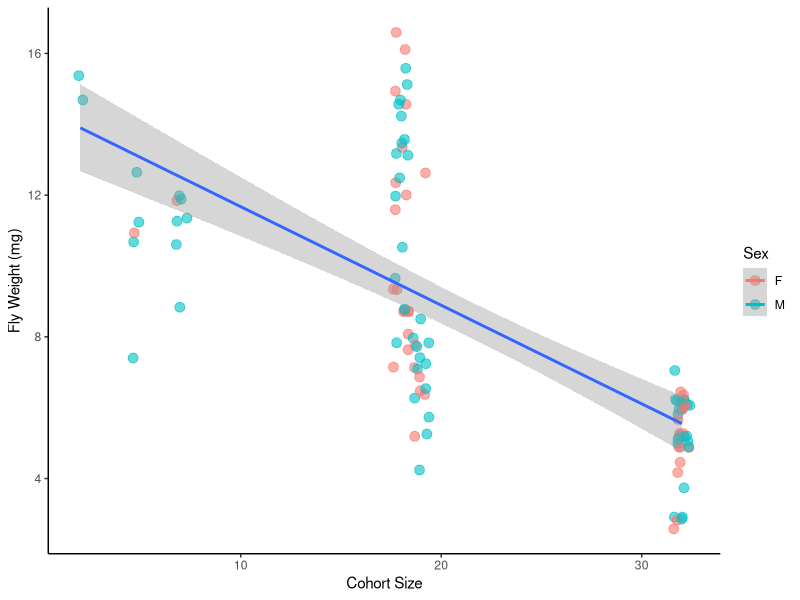
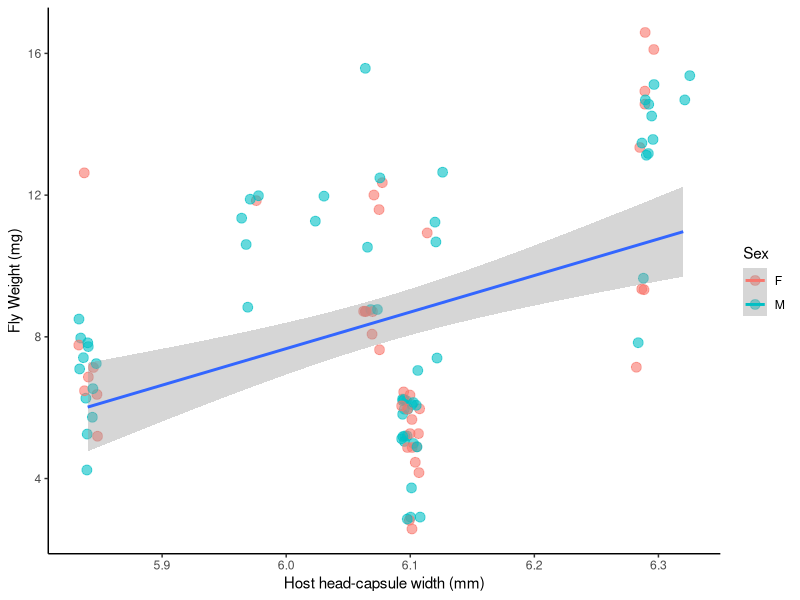
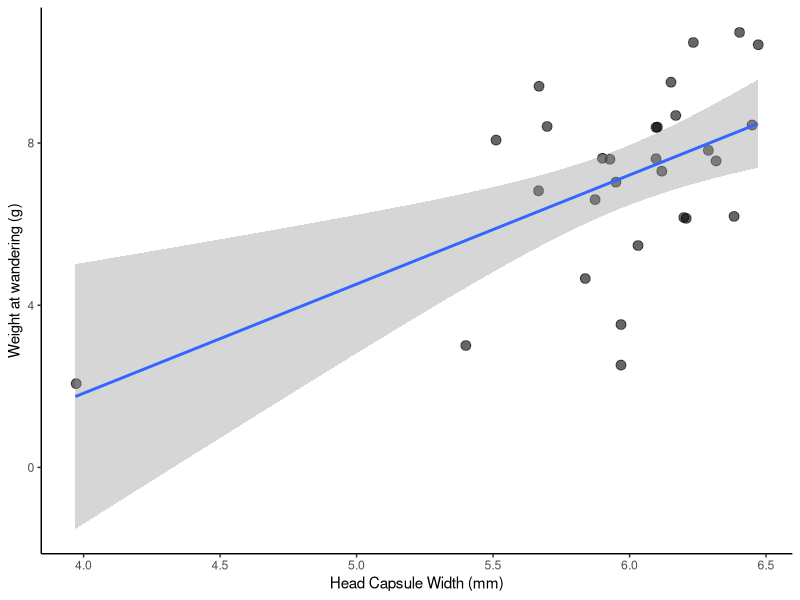
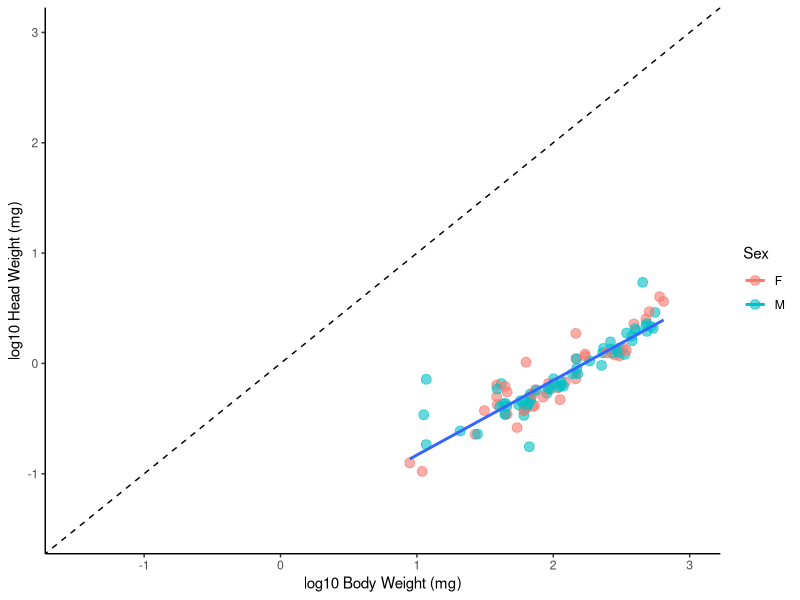
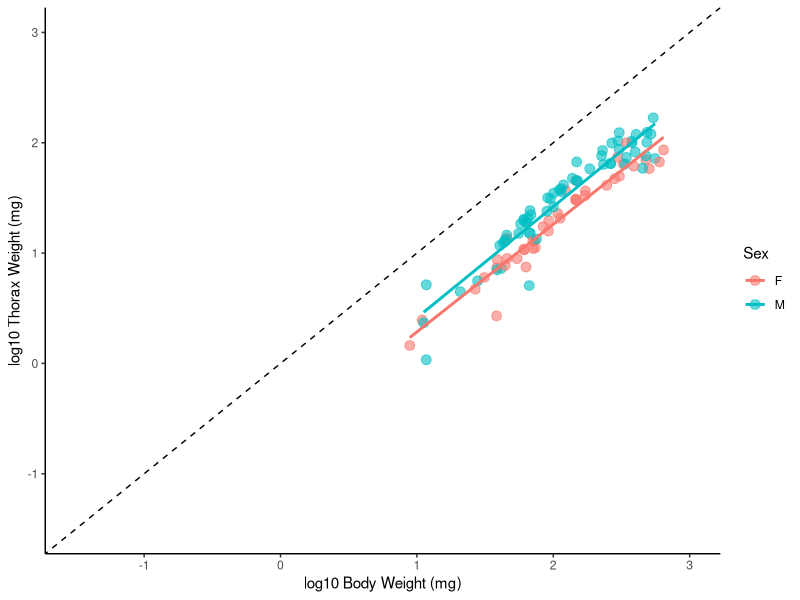
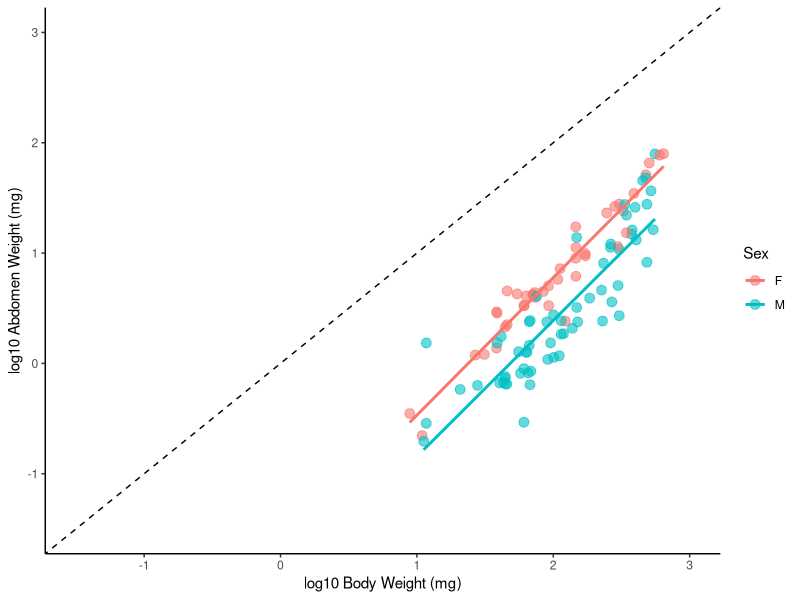
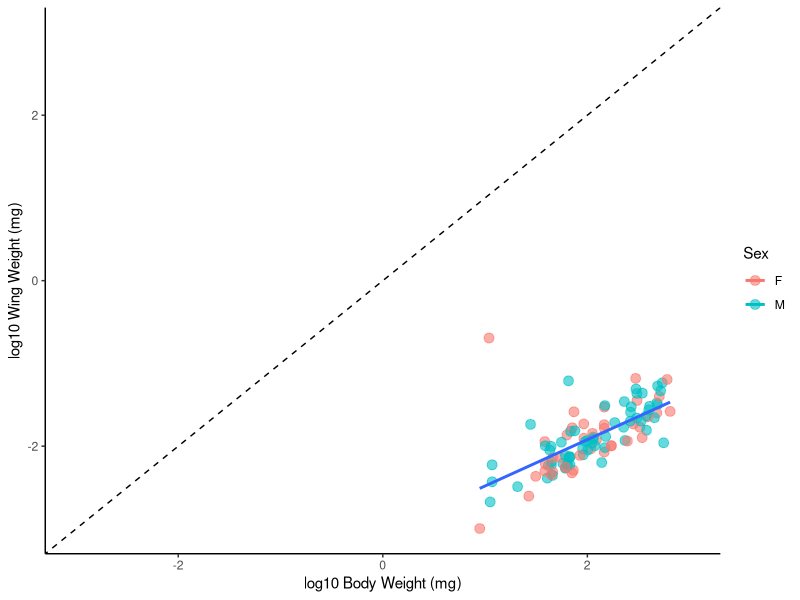
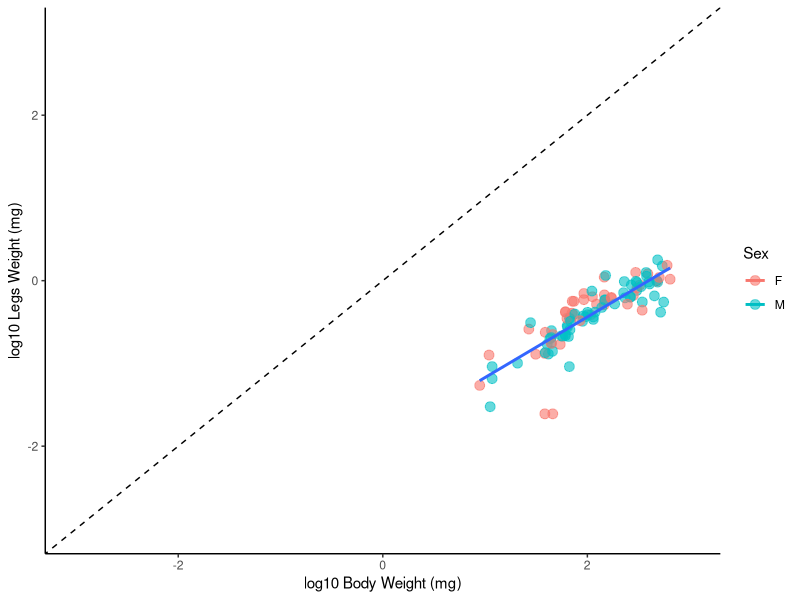

Write R code to recreate these figures, in order.
#Tachinid Competitive and Development Project - Data Exploration
#Keaton Wilson
#2018-02-13
#keatonwilson@me.com

#Packages
library(tidyverse)

#Importing the master data file
tach_master = read_csv(file = "Data/TachDataFull.csv")

#Cleaning up a bit
tach_master = tach_master %>%
  select(-SiblingNumber, -NutritionIndex)
tach_master$Sex = factor(tach_master$Sex)

#First steps: 1. Let's get sibling numbers for each group so we can calculate the nutritional index.
siblings = tach_master %>%
  group_by(CaterpillarID) %>%
  summarize(sib_number = max(FlyID))

#left_Join this
tach_master = tach_master %>%
  left_join(siblings)

#Generating a Nutritional Index that is the head capsule width divided by the number of siblings in a cohort
tach_master = tach_master %>%
  mutate(nut_index = HeadCapsuleWidth/sib_number)

#Let's impute NA values. 
library(caret)
install.packages("VIM")
library(VIM)


tach_master_impute = as.tibble(kNN(tach_master, variable = colnames(tach_master[8:13]), numFun = "weightedMean"))
tach_master_impute$FlyWeight = as.numeric(tach_master_impute$FlyWeight)



#Exploratory plots!

#Fly weight as a function of sibling number
ggplot(tach_master_impute, aes(x = sib_number, y = FlyWeight, color = Sex)) +
  geom_jitter(size = 3, alpha = 0.6) +
  theme_classic() +
  geom_smooth(method = "lm", aes(group = 1)) +
  xlab("Cohort Size") +
  ylab("Fly Weight (mg)")

#Fly weight as a function of head capsule size
ggplot(tach_master_impute, aes(x = HeadCapsuleWidth, y = FlyWeight, color = Sex)) +
  geom_jitter(size = 3, alpha = 0.6) +
  theme_classic() +
  geom_smooth(method = "lm", aes(group = 1)) +
  xlab("Host head-capsule width (mm)") +
  ylab("Fly Weight (mg)")

#best model seems to be one that includes both, additively.
lm1 = lm(FlyWeight ~ sib_number + HeadCapsuleWidth, data = tach_master_impute)
summary(lm1)
#Also interesting to note how sex doesn't come into play here... it makes the model worse. Indicating that this relationship isn't
#different among the sexes

#Also need to show that there is a positive correlation between head-capsule width and weight @ wander
#Read in bigger data set

head_cap_wander = read_csv(file = "Data/Parasitized Caterpillar Data.csv")
ggplot(head_cap_wander, aes(x = HeadCapsuleWidth, y = WanderWeight)) +
  geom_jitter(size = 3, alpha = 0.6) +
  theme_classic() +
  geom_smooth(method = "lm") +
  xlab("Head Capsule Width (mm)") +
  ylab("Weight at wandering (g)")

lm_head_cap = lm(WanderWeight ~ HeadCapsuleWidth, data = head_cap_wander)

#Not great - but there are a lot of other variables embedded in that - perhaps it's better to use other examples from the literature.

#Ok, now the fun stuff.

#Head weight versus body weight 
ggplot(tach_master_impute, aes(x = log(FlyWeight), y = log(HeadWeight), color = Sex)) +
  geom_point(size = 3, alpha = 0.6) +
  theme_classic() +
  geom_abline(slope = 1, intercept = 0, lty = 2) +
  coord_cartesian(xlim = c(-1.5, 3), ylim = c(-1.5,3)) +
  geom_smooth(method = "lm", se = FALSE, aes(group = 1)) +
  xlab("log10 Body Weight (mg)") +
  ylab("log10 Head Weight (mg)")
  
#No difference between males and females
lmhvb = lm(log(HeadWeight) ~ log(FlyWeight), data = tach_master_impute)
summary(lmhvb)
confint(lmhvb)
#Let's do a Wald's test to check and see if the slope is sig. diff from 1
library(car)
linearHypothesis(lmhvb, "log(FlyWeight) = 1")

#Slope is significantly less than 1. 


#Thorax versus Body  
ggplot(tach_master_impute, aes(x = log(FlyWeight), y = log(ThoraxWeight), color = Sex)) +
  geom_point(size = 3, alpha = 0.6) +
  theme_classic() +
  geom_abline(slope = 1, intercept = 0, lty = 2) +
  coord_cartesian(xlim = c(-1.5, 3), ylim = c(-1.5,3)) +
  geom_smooth(method = "lm", se = FALSE) +
  xlab("log10 Body Weight (mg)") +
  ylab("log10 Thorax Weight (mg)")

#Differences between males and females
lmtvbvs = lm(log(ThoraxWeight) ~ Sex/log(FlyWeight) -1, data = tach_master_impute)
summary(lmtvbvs)
#Testing differences from a slope of 1
linearHypothesis(lmtvbvs, "SexF:log(FlyWeight) = 1")
linearHypothesis(lmtvbvs, "SexM:log(FlyWeight) = 1")


#Yep, Males are significantly higher, no difference in slope though.

#Abdomen versus Body
ggplot(tach_master_impute, aes(x = log(FlyWeight), y = log(AbWeight), color = Sex)) +
  geom_point(size = 3, alpha = 0.6) +
  theme_classic() +
  geom_abline(slope = 1, intercept = 0, lty = 2) +
  coord_cartesian(xlim = c(-1.5, 3), ylim = c(-1.5,3)) +
  geom_smooth(method = "lm", se = FALSE) +
  xlab("log10 Body Weight (mg)") +
  ylab("log10 Abdomen Weight (mg)")

#Things are reversed. Females are significantly higher, no difference in slopes. 
lmavbvs = lm(log(AbWeight) ~ log(FlyWeight) + Sex, data = tach_master_impute)


#Wings versus Body
ggplot(tach_master_impute, aes(x = log(FlyWeight), y = log(WingWeight), color = Sex)) +
  geom_point(size = 3, alpha = 0.6) +
  theme_classic() +
  geom_abline(slope = 1, intercept = 0, lty = 2) +
  coord_cartesian(xlim = c(-3, 3), ylim = c(-3,3)) +
  geom_smooth(method = "lm", se = FALSE, aes(group = 1)) +
  xlab("log10 Body Weight (mg)") +
  ylab("log10 Wing Weight (mg)")

#No difference between males and females

#Legs versus Body
ggplot(tach_master_impute, aes(x = log(FlyWeight), y = log(as.numeric(LegsWeight)), color = Sex)) +
  geom_point(size = 3, alpha = 0.6) +
  theme_classic() +
  geom_abline(slope = 1, intercept = 0, lty = 2) +
  coord_cartesian(xlim = c(-3, 3), ylim = c(-3,3)) +
  geom_smooth(method = "lm", se = FALSE, aes(group = 1)) +
  xlab("log10 Body Weight (mg)") +
  ylab("log10 Legs Weight (mg)")


#Ok, these are rad, and Goggy will love them, I think. 


#Can we do them all on one plot!?
ggplot(tach_master_impute, aes(x = log(FlyWeight), y = log(HeadWeight), color = Sex)) +
  geom_point(size = 2, alpha = 0.5) +
  geom_smooth(method = "lm", se = FALSE, aes(group = 1), color = "black") +
  geom_point(aes(x = log(FlyWeight), y = log(ThoraxWeight)), size = 2, alpha = 0.5, shape = 17) +
    geom_smooth(method = "lm", se = FALSE, aes(x = log(FlyWeight), y = log(ThoraxWeight))) +
  geom_point(aes(x = log(FlyWeight), y = log(AbWeight)), size = 2, alpha = 0.5, shape = 18) +
    geom_smooth(method = "lm", se = FALSE, aes(x = log(FlyWeight), y = log(AbWeight))) +
  geom_point(aes(x = log(FlyWeight), y = log(WingWeight)), size = 2, alpha = 0.5, shape = 4) +
    geom_smooth(method = "lm", se = FALSE, color = "black", aes(group = 1, x = log(FlyWeight), y = log(WingWeight))) +
  geom_point(aes(x = log(FlyWeight), y = log(as.numeric(LegsWeight))), size = 2, alpha = 0.5, shape = 3) +
    geom_smooth(method = "lm", se = FALSE, color = "black", aes(group = 1, x = log(FlyWeight), y = log(as.numeric(LegsWeight)))) +
  theme_classic() +
  geom_abline(slope = 1, intercept = 0, lty = 2) +
  coord_cartesian(xlim = c(0, 3), ylim = c(-3,3)) +
  xlab("log10 Body Weight (mg)") +
  ylab("log10 Body Part Weight (mg)") +
  geom_label(show.legend = FALSE, aes(x = 3, y = 2.2, label = "Thorax", size = 10), color = "black") +
  geom_label(show.legend = FALSE, aes(x = 3, y = 1.5, label = "Abdomen", size = 10), color = "black") +
  geom_label(show.legend = FALSE, aes(x = 3, y = 0.5, label = "Head", size = 10), color = "black") +
  geom_label(show.legend = FALSE, aes(x = 3, y = 0.1, label = "Legs", size = 10), color = "black") +
  geom_label(show.legend = FALSE, aes(x = 3, y = -1.3, label = "Wings", size = 10), color = "black")

#Didn't he do relative body part size plotted against size?

ggplot(tach_master_impute, aes(x = FlyWeight, y = HeadWeight/FlyWeight, color = Sex)) +
  geom_point(size = 3, alpha = 0.6) +
  theme_classic() +
  geom_smooth(method = "glm", formula = y ~ poly(x, 2), aes(group = 1), color = "black")

ggplot(tach_master_impute, aes(x = FlyWeight, y = ThoraxWeight/FlyWeight, color = Sex)) +
  geom_point(size = 3, alpha = 0.6) +
  theme_classic() +
  geom_smooth(method = "glm", formula = y ~ poly(x, 2))

ggplot(tach_master_impute, aes(x = FlyWeight, y = AbWeight/FlyWeight, color = Sex)) +
  geom_point(size = 3, alpha = 0.6) +
  theme_classic() +
  geom_smooth(method = "glm")


#Seems like there might a wing-weight that is fucked up - outlier removed - should probably remove all data where the wing category is False
ggplot((tach_master_impute %>% filter(WingWeight/FlyWeight < 0.1)), aes(x = FlyWeight, y = WingWeight/FlyWeight, color = Sex)) +
  geom_point(size = 3, alpha = 0.6) +
  theme_classic() +
  geom_smooth(method = "glm")


ggplot(tach_master_impute, aes(x = FlyWeight, y = as.numeric(LegsWeight)/FlyWeight, color = Sex)) +
  geom_point(size = 3, alpha = 0.6) +
  theme_classic() +
  geom_smooth(method = "glm")


#Comparing body parts
ggplot(tach_master_impute, aes(x = ThoraxWeight/FlyWeight, y = AbWeight/FlyWeight, color = Sex)) +
  geom_point(size = 3, alpha = 0.6) +
  theme_classic() +
  geom_smooth(method = "lm")
